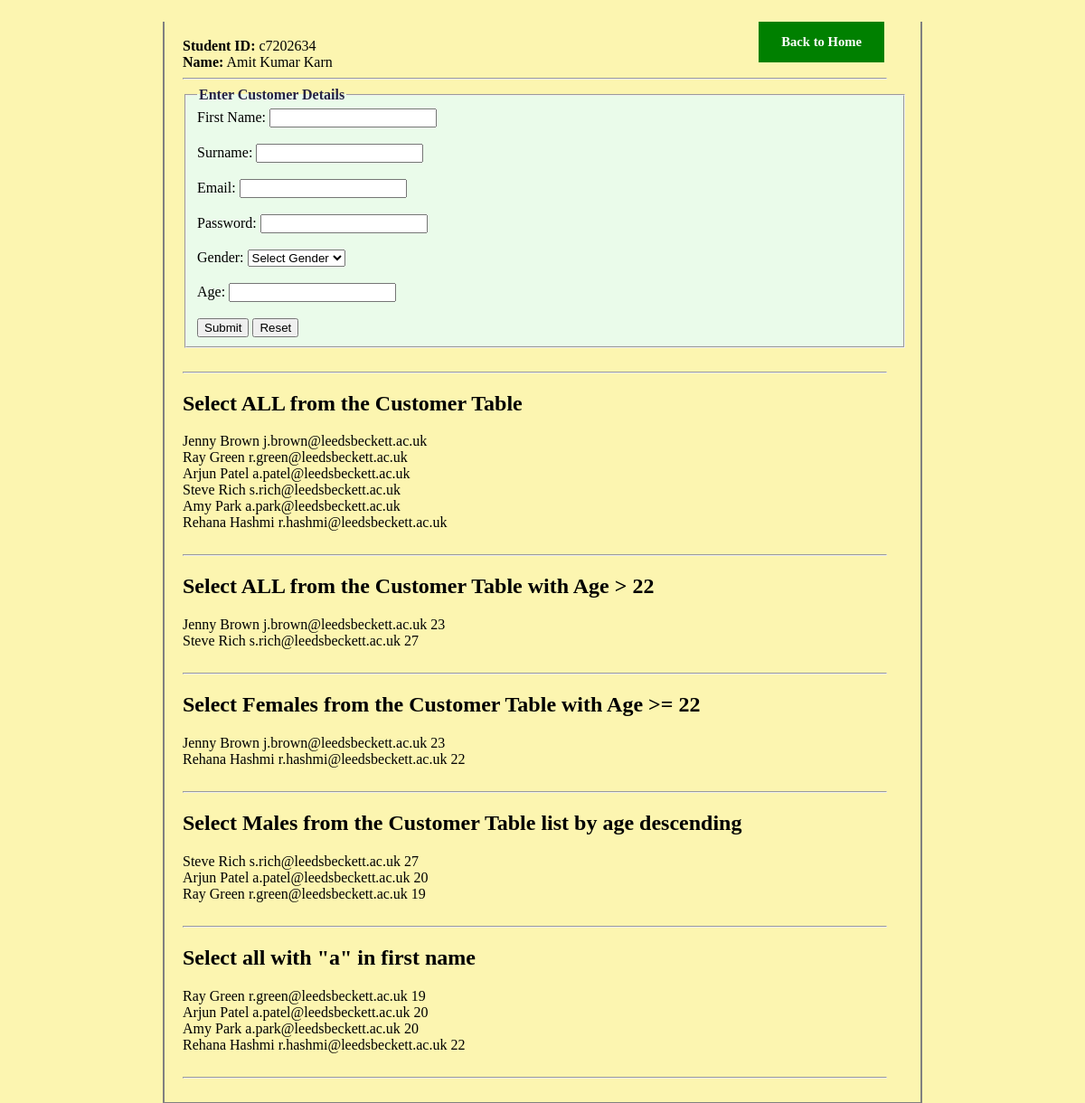
/portfolio/week6/watWk6.php, run on the app's committed database.
### tables this page shows
CREATE TABLE `customer` (
  `customerid` int(8) NOT NULL,
  `firstname` varchar(20) NOT NULL,
  `lastname` varchar(20) NOT NULL,
  `email` varchar(50) NOT NULL,
  `password` varchar(256) NOT NULL,
  `gender` varchar(1) NOT NULL,
  `age` int(3) NOT NULL
);

### portfolio/week6/selectRecord.php (the view)
<?php
    include 'connection.php';
    echo '<h2>Select ALL from the Customer Table</h2>';
    $query="SELECT * FROM Customer";
    $result=mysqli_query($connection, $query);
    while ($row=mysqli_fetch_assoc($result))
    {
        echo $row['firstname'].' '.$row['lastname'].' '.$row['email'].'<br />';
    }
    echo '<br /><hr />';
    echo '<h2>Select ALL from the Customer Table with Age > 22</h2>';
    $query1 = "SELECT * from customer where age > 22";
    $result1 = mysqli_query($connection, $query1);
    while ($row=mysqli_fetch_assoc($result1))
    {
        echo $row['firstname'].' '.$row['lastname'].' '.$row['email'].' '.$row['age'].'<br />';
    }
    echo '<br /><hr />';
    echo '<h2>Select Females from the Customer Table with Age >= 22</h2>';
    $query2 = "SELECT * from customer where age >= 22 and gender = 'F'";
    $result2 = mysqli_query($connection, $query2);
    while ($row=mysqli_fetch_assoc($result2))
    {
        echo $row['firstname'].' '.$row['lastname'].' '.$row['email'].' '.$row['age'].'<br />';
    }
    echo '<br /><hr />';
    echo '<h2>Select Males from the Customer Table list by age descending</h2>';
    $query3 = "SELECT * from customer where gender = 'M' order by age desc";
    $result3 = mysqli_query($connection, $query3);
    while ($row=mysqli_fetch_assoc($result3))
    {
        echo $row['firstname'].' '.$row['lastname'].' '.$row['email'].' '.$row['age'].'<br />';
    }
    echo '<br /><hr />';
    echo '<h2>Select all with "a" in first name</h2>';
    $query4 = 'SELECT * from customer where firstname LIKE "%a%" ';
    $result4 = mysqli_query($connection, $query4);
    while ($row=mysqli_fetch_assoc($result4))
    {
        echo $row['firstname'].' '.$row['lastname'].' '.$row['email'].' '.$row['age'].'<br />';
    }
    echo '<br /><hr />';
?>

### portfolio/week6/watWk6.php (shortened to what this page needs)
<!DOCTYPE html>
<html lang="en">
    <head>
    </head>
    <body>
        <small style="float:right;margin-right:25px"> <a href="../../watIndex.php">Back to Home</a></small>
        <br /><b>Student ID:</b> c7202634 <br />
                <b>Name:</b> Amit Kumar Karn
        <hr />
        <form method="POST" action="insertRecord.php" enctype="multipart/form-data">
            <fieldset style="background-color:#eafbea;">
                <legend style="font-weight:bold;color:#272343;font-size:20;">Enter Customer Details</legend>
                <label for="fname">First Name: </label>
                <input type="text" name="fname" value="<?php if(isset($_POST['fname']))
                                                                {echo $_POST['fname'];} ?>" />
                <br /><br />
                <label for="sname">Surname: </label>
                <input type="text" name="sname" value="<?php if(isset($_POST['sname']))
                                                                {echo $_POST['sname'];} ?>" />
                <br /><br />
                <label for="email">Email: </label>
                <input type="text" name="email" value="<?php if(isset($_POST['email']))
                                                                {echo $_POST['email'];} ?>" />
                <br /><br />
                <label for="password">Password: </label>
                <input type="text" name="password" value="<?php if(isset($_POST['password']))
                                                                {echo $_POST['password'];} ?>" />
                <br /><br />
                <?php
                 if(isset($_POST['gender']))
                 {
                     $to=$_POST['gender'];
                     if($to=="Male")
                     {
                         $selected="Male";
                     }
                     else if($to=="Female")
                     {
                        $selected="Female";
                     }
                     else if($to=="Other")
                     {
                        $selected="Other";
                     }
                     else
                     {
                         $selected="Select Gender";
                     }
                 }
                 else
                     {
                         $selected="Select Gender";
                     }
                     ?>
                <label for="gender">Gender: </label>
                <select name="gender" size="1">
                    <option value=""><?php echo @$selected;?></option>
                </select>
                <br /><br />
                <label for="age">Age: </label>
                <input type="text" name="age" value="<?php if(isset($_POST['age']))
                                                                {echo $_POST['age'];} ?>" />
                <br/><br />
                <input type="submit" name="submitbtn" value="Submit" />
                <input type="reset" name="resetbtn" value="Reset" />
            </fieldset>
        </form>
        <br /><hr />
        <?php
            include 'selectRecord.php'
        ?>
        <br />
    </body>
</html>

### portfolio/week6/watWk6.php (style rules this page uses)
a:link, a:visited { background-color: #f44336; background-color: green; color: white; padding: 14px 25px; text-align: center; text-decoration: none; display: inline-block; font-weight:bolder; font-size:11pt; }
body { margin-left:15%; margin-right:15%; border-left:2px solid grey; border-right:2px solid grey; padding-left:20px; padding-right:15px; margin-top:2%; border-bottom:2px solid grey; background-color:#fcf5b0; }
hr { margin-left:0px;width:97%; }

### data on the page
customer: firstname "Jenny", lastname "Brown", email "j.brown@leedsbeckett.ac.uk", age "23"
customer: firstname "Ray", lastname "Green", email "r.green@leedsbeckett.ac.uk", age "19"
customer: firstname "Arjun", lastname "Patel", email "a.patel@leedsbeckett.ac.uk", age "20"
customer: firstname "Steve", lastname "Rich", email "s.rich@leedsbeckett.ac.uk", age "27"
customer: firstname "Amy", lastname "Park", email "a.park@leedsbeckett.ac.uk", age "20"
customer: firstname "Rehana", lastname "Hashmi", email "r.hashmi@leedsbeckett.ac.uk", age "22"

### other printed values
form field gender "Select Gender"
